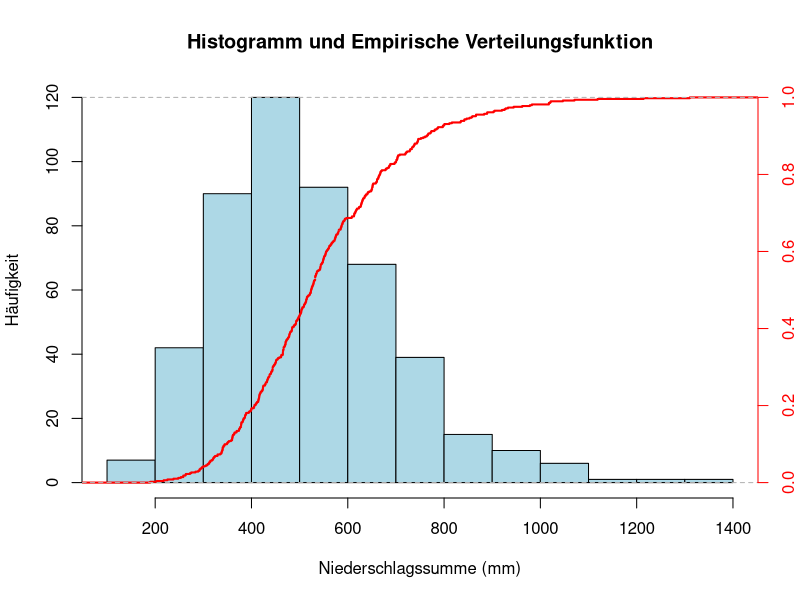
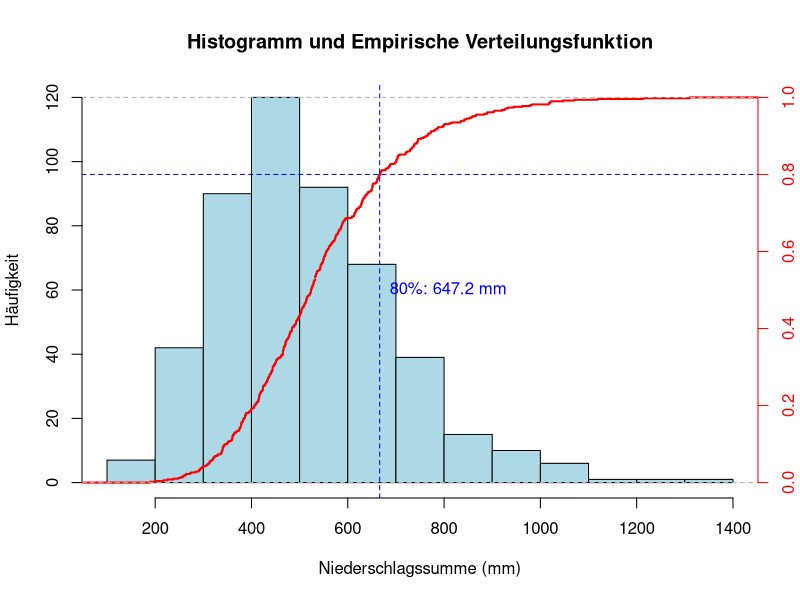
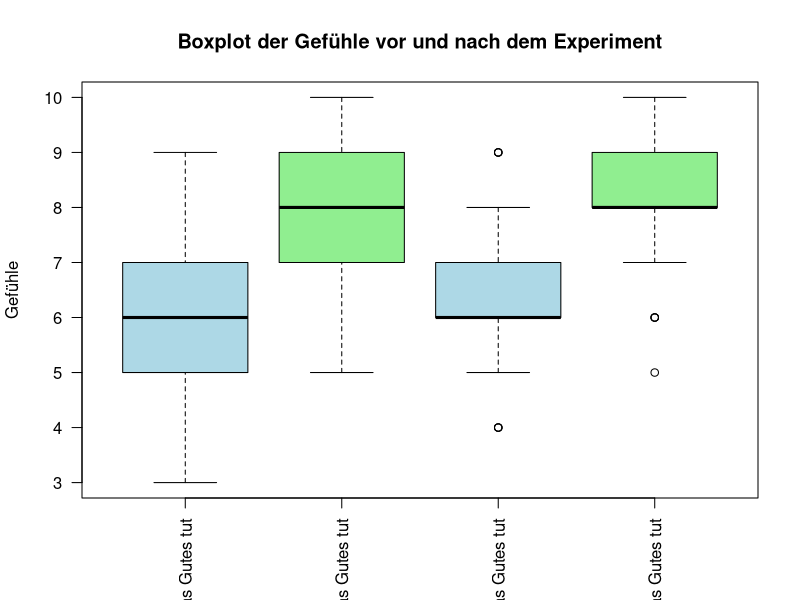
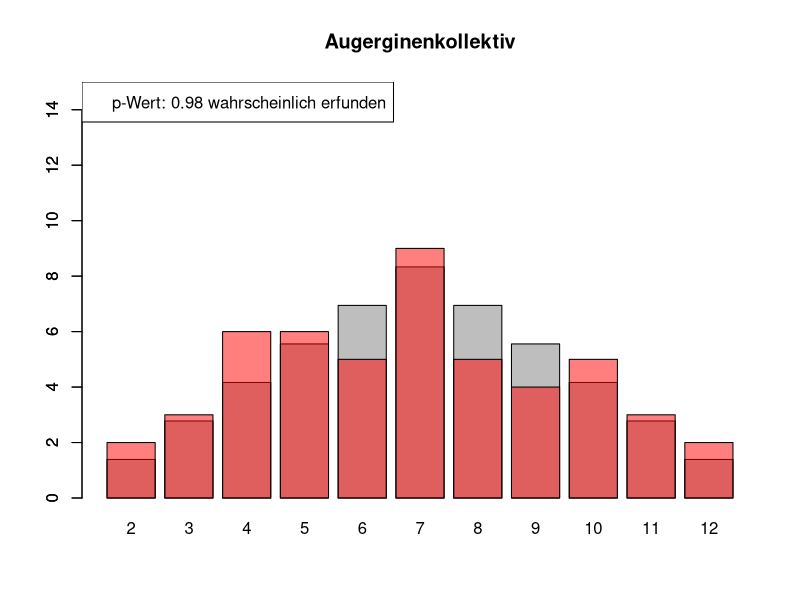
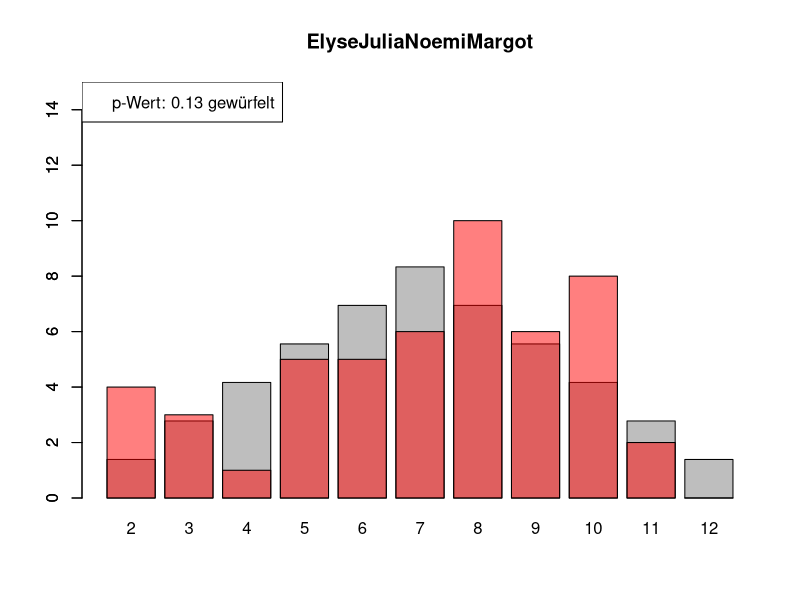
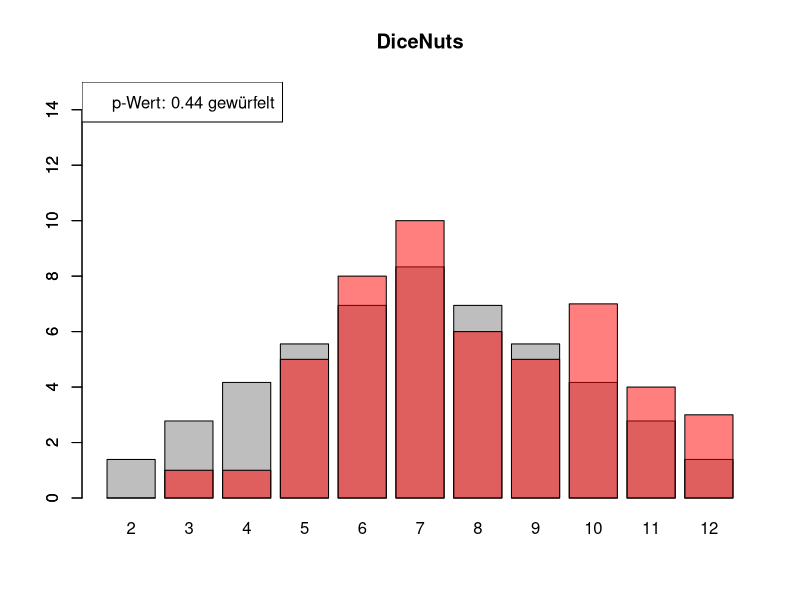
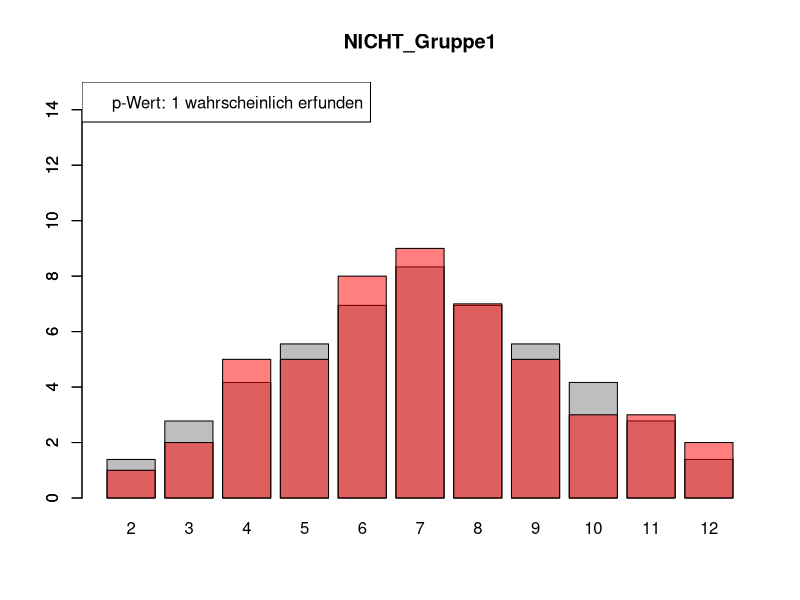
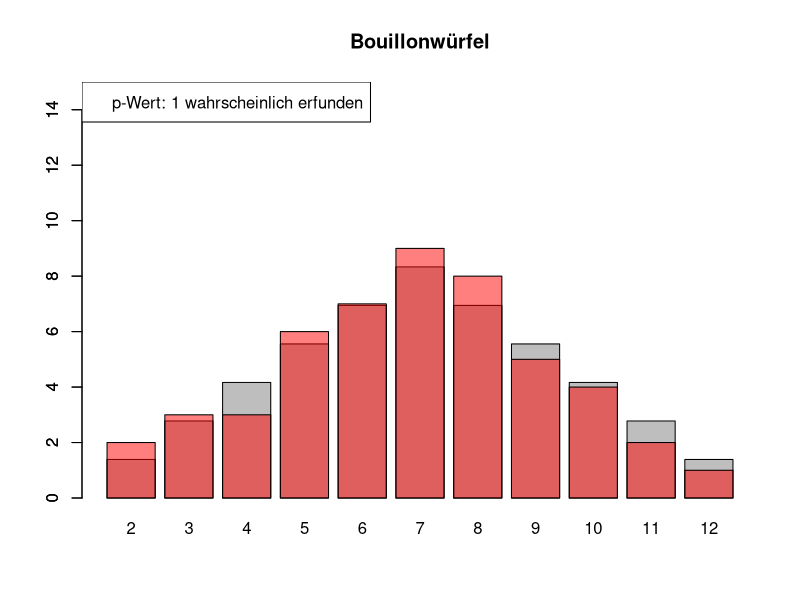

Source code (R) for these figures, in order:
## ---- chunk 1
meteodaten <- read.csv('Data/meteodaten_saison.csv',
                       sep = ',',
                       header = TRUE)

# Zeichne das Histogramm mit absoluter Häufigkeit
hist(meteodaten$GrStBernhard_Niederschlagssumme,
     main = "Histogramm und Empirische Verteilungsfunktion",
     xlab = "Niederschlagssumme (mm)",
     ylab = "Häufigkeit",
     col = "lightblue",
     freq = TRUE)  # Zeigt absolute Häufigkeit

# Füge die empirische Verteilungsfunktion hinzu
par(new = TRUE)  # Erlaube das Zeichnen eines neuen Plots auf der bestehenden Grafik
plot(ecdf(meteodaten$GrStBernhard_Niederschlagssumme),
     axes = FALSE,  # Deaktiviere Achsen für den zweiten Plot
     xlab = "",
     ylab = "",
     main = "",  # Kein Titel, um Überlappung zu vermeiden
     col = "red",
     lwd = 2,
     pch = NA)  # Entfernt die Punkte auf der Linie

# Füge die rechte y-Achse hinzu
axis(4, col = "red", col.axis = "red")  # 4 steht für die rechte Seite
mtext("F(x)", side = 4, line = 3, col = "red")  # Beschriftung der rechten y-Achse
## ---- chunk 2
# Zeichne das Histogramm mit absoluter Häufigkeit
hist(meteodaten$GrStBernhard_Niederschlagssumme,
     main = "Histogramm und Empirische Verteilungsfunktion",
     xlab = "Niederschlagssumme (mm)",
     ylab = "Häufigkeit",
     col = "lightblue",
     freq = TRUE)  # Zeigt absolute Häufigkeit

# Füge die empirische Verteilungsfunktion hinzu
par(new = TRUE)  # Erlaube das Zeichnen eines neuen Plots auf der bestehenden Grafik
plot(ecdf(meteodaten$GrStBernhard_Niederschlagssumme),
     axes = FALSE,  # Deaktiviere Achsen für den zweiten Plot
     xlab = "",
     ylab = "",
     main = "",  # Kein Titel, um Überlappung zu vermeiden
     col = "red",
     lwd = 2,
     pch = NA)  # Entfernt die Punkte auf der Linie

# Berechne den Wert, bei dem die Verteilungsfunktion 80% überschreitet
niederschlag_80 <- quantile(meteodaten$GrStBernhard_Niederschlagssumme, 0.8)

# Füge die rechte y-Achse hinzu
axis(4, col = "red", col.axis = "red")  # 4 steht für die rechte Seite
mtext("F(x)", side = 4, line = 3, col = "red")  # Beschriftung der rechten y-Achse

# Zeichne eine vertikale Linie bei 80%
abline(v = niederschlag_80, col = "blue", lty = 2)  # Vertikale Linie bei 80%-Quantil hinzufügen
text(niederschlag_80, 0.5, paste("80%:", round(niederschlag_80, 1), "mm"), col = "blue", pos = 4)

# Zeichne eine horizontale gestrichelte Linie bei 80%
abline(h = 0.8, col = "blue", lty = 2)
## ---- chunk 3
psychologieExperiment <- read.table('Data/Psycho_Exp_Ergebnisse2_2024-10-28.csv',
                                    sep = ',',
                                    header = TRUE,
                                    na.strings = '999')

# Spalten im DataFrame umbenennen (kürzere und schönere Namen)
colnames(psychologieExperiment) <- c(
  "Gefuehl_Vor_SelberGutesTun",
  "Gefuehl_Nach_SelberGutesTun",
  "Gefuehl_Vor_AnderenGutesTun",
  "Gefuehl_Nach_AnderenGutesTun")
## ---- chunk 4
boxplot(psychologieExperiment,
        main = "Boxplot der Gefühle vor und nach dem Experiment",
        ylab = "Gefühle",
        col = c("lightblue", "lightgreen"),
        names = c("Gefühl, vor dem man sich selbst etwas Gutes tut",
                  "Gefühl, nach dem man sich selbst etwas Gutes tut",
                  "Gefühl, vor dem man jemand anderem etwas Gutes tut",
                  "Gefühl, nach dem man jemand anderem etwas Gutes tut"),
        las = 2)
## ---- chunk 5
DiffSelberGutesTun <- mean(psychologieExperiment$Gefuehl_Nach_SelberGutesTun,
                           na.rm = TRUE) -
                      mean(psychologieExperiment$Gefuehl_Vor_SelberGutesTun,
                           na.rm = TRUE)
print(DiffSelberGutesTun)

DiffAnderenGutesTun <- mean(psychologieExperiment$Gefuehl_Nach_AnderenGutesTun,
                            na.rm = TRUE) -
                       mean(psychologieExperiment$Gefuehl_Vor_AnderenGutesTun,
                            na.rm = TRUE)
print(DiffAnderenGutesTun)
## ---- chunk 6
t.test(psychologieExperiment$Gefuehl_Nach_SelberGutesTun,
       psychologieExperiment$Gefuehl_Vor_SelberGutesTun,
       alternative = "greater",
       paired = TRUE,
       equal.var = TRUE,
       conf.level = 0.99)
t.test(psychologieExperiment$Gefuehl_Nach_AnderenGutesTun,
       psychologieExperiment$Gefuehl_Vor_AnderenGutesTun,
       alternative = "greater",
       paired = TRUE,
       equal.var = TRUE,
       conf.level = 0.99)
## ---- chunk 7
DiffAuswirkung <- DiffSelberGutesTun - DiffAnderenGutesTun
print(DiffAuswirkung)
## ---- chunk 8
t.test(psychologieExperiment$Gefuehl_Nach_SelberGutesTun -
         psychologieExperiment$Gefuehl_Vor_SelberGutesTun,
       psychologieExperiment$Gefuehl_Nach_AnderenGutesTun -
         psychologieExperiment$Gefuehl_Vor_AnderenGutesTun,
       alternative = "greater",
       paired = TRUE,
       equal.var = TRUE,
       conf.level = 0.99)
## ---- chunk 9
# Daten einlesen
wuerfel_daten <- read.table(
  "Data/alle_wuerfel.csv",
  sep = ",",
  header = TRUE
)

# Initialisierung eines Vektors für p-Werte
p_werte <- rep(NA, 4)

# Schleife durch die relevanten Spalten (Spalten 5 bis 32)
for (spalte in 5:32) {
  # Durchführung des Chi-Quadrat-Tests
  chi_quadrat_test <- chisq.test(x = wuerfel_daten[, spalte],
                                 p = wuerfel_daten[, 3])  # Erwartete Wahrscheinlichkeiten in Spalte 3

  # p-Wert speichern
  p_werte <- c(p_werte, chi_quadrat_test$p.value)

  # Barplot für absolute Häufigkeiten
  barplot(
    wuerfel_daten[, 4],
    names.arg = wuerfel_daten[, 1],
    col = "grey",
    ylim = c(0, 15),
    main = colnames(wuerfel_daten)[spalte]
  )

  # Neuen Plot für die Vergleichsdaten auf derselben Grafik
  par(new = TRUE)
  barplot(
    wuerfel_daten[, spalte],
    col = rgb(1, 0, 0, 0.5, maxColorValue = 1),
    ylim = c(0, 15)
  )

  # Legende hinzufügen, die den p-Wert anzeigt
  legend(
    "topleft",
    paste("p-Wert:", round(chi_quadrat_test$p.value, 2),
          ifelse(chi_quadrat_test$p.value < 0.05, "erfunden",
                 ifelse(
                   chi_quadrat_test$p.value > 0.9,
                      "wahrscheinlich erfunden",
                      "gewürfelt")
                 )
          )
  )

  # Anhalten für visuelle Überprüfung
  # cat("Drücke Enter, um fortzufahren...")
  # readline()
}

# Ergebniszeilen für die Interpretation der p-Werte hinzufügen
interpretation <- ifelse(
  p_werte < 0.05 | p_werte > 0.9,
  "erfunden", "gewürfelt"
)

# p-Werte und die neue Interpretation an den DataFrame anhängen
wuerfel_daten <- rbind(
  wuerfel_daten,
  p_werte,
  interpretation
)

# Überarbeiteter DataFrame mit neuen Zeilen für p-Werte und ihre Interpretation
## ---- chunk 10
psychologieExperiment <- read.table(
  'Data/Psycho_Exp_Ergebnisse2_2024-10-28.csv',
  sep = ',',
  header = TRUE,
  na.strings = '999'
)

# Spalten im DataFrame umbenennen
colnames(psychologieExperiment) <- c(
  "Gefuehl_Vor_SelberGutesTun",
  "Gefuehl_Nach_SelberGutesTun",
  "Gefuehl_Vor_AnderenGutesTun",
  "Gefuehl_Nach_AnderenGutesTun"
)
## ---- chunk 11
# QQ-Plots für die vier Spalten erstellen

qqnorm(psychologieExperiment$Gefuehl_Vor_SelberGutesTun)
qqline(psychologieExperiment$Gefuehl_Vor_SelberGutesTun)

qqnorm(psychologieExperiment$Gefuehl_Nach_SelberGutesTun)
qqline(psychologieExperiment$Gefuehl_Nach_SelberGutesTun)

qqnorm(psychologieExperiment$Gefuehl_Vor_AnderenGutesTun)
qqline(psychologieExperiment$Gefuehl_Vor_AnderenGutesTun)

qqnorm(psychologieExperiment$Gefuehl_Nach_AnderenGutesTun)
qqline(psychologieExperiment$Gefuehl_Nach_AnderenGutesTun)

# Shapiro-Wilk-Test für die Normalverteilung durchführen
shapiro_test_vor_selber <- shapiro.test(psychologieExperiment$Gefuehl_Vor_SelberGutesTun)
shapiro_test_nach_selber <- shapiro.test(psychologieExperiment$Gefuehl_Nach_SelberGutesTun)
shapiro_test_vor_anderen <- shapiro.test(psychologieExperiment$Gefuehl_Vor_AnderenGutesTun)
shapiro_test_nach_anderen <- shapiro.test(psychologieExperiment$Gefuehl_Nach_AnderenGutesTun)

# Shapiro-Wilk-Testergebnisse ausgeben
shapiro_test_vor_selber
shapiro_test_nach_selber
shapiro_test_vor_anderen
shapiro_test_nach_anderen
## ---- chunk 12

library(car)  # Für den Levene-Test

# Levene-Test für Gleichheit der Varianzen
levene_test_result <- leveneTest(
  c(psychologieExperiment$Gefuehl_Nach_SelberGutesTun, psychologieExperiment$Gefuehl_Vor_SelberGutesTun),
  group = rep(c("Nach", "Vor"), each = nrow(psychologieExperiment))
)

# Ausgabe des Testergebnisses

print(levene_test_result)

pWertLevene <- levene_test_result$`Pr(>F)`[1]
## ---- chunk 13
# Berechnung der Mediane für die Bedingungen
median_vor_selber <- median(psychologieExperiment$Gefuehl_Vor_SelberGutesTun, na.rm = TRUE)
median_nach_selber <- median(psychologieExperiment$Gefuehl_Nach_SelberGutesTun, na.rm = TRUE)
median_vor_anderen <- median(psychologieExperiment$Gefuehl_Vor_AnderenGutesTun, na.rm = TRUE)
median_nach_anderen <- median(psychologieExperiment$Gefuehl_Nach_AnderenGutesTun, na.rm = TRUE)

# Berechnung der Veränderungen der Mediane
diff_median_selber <- median_nach_selber - median_vor_selber
diff_median_anderen <- median_nach_anderen - median_vor_anderen

# Ausgabe der Ergebnisse
cat("Veränderung des Medians für Selber Gutes Tun:", diff_median_selber, "\n")
cat("Veränderung des Medians für Anderen Gutes Tun:", diff_median_anderen, "\n")
## ---- chunk 14
# Wilcoxon-Vorzeichen-Rang-Tests für beide Experimente
wilcox_test_selber <- wilcox.test(
  psychologieExperiment$Gefuehl_Vor_SelberGutesTun,
  psychologieExperiment$Gefuehl_Nach_SelberGutesTun,
  paired = TRUE
)

wilcox_test_anderen <- wilcox.test(
  psychologieExperiment$Gefuehl_Vor_AnderenGutesTun,
  psychologieExperiment$Gefuehl_Nach_AnderenGutesTun,
  paired = TRUE
)

# Ausgabe der Testergebnisse
wilcox_test_selber
wilcox_test_anderen

